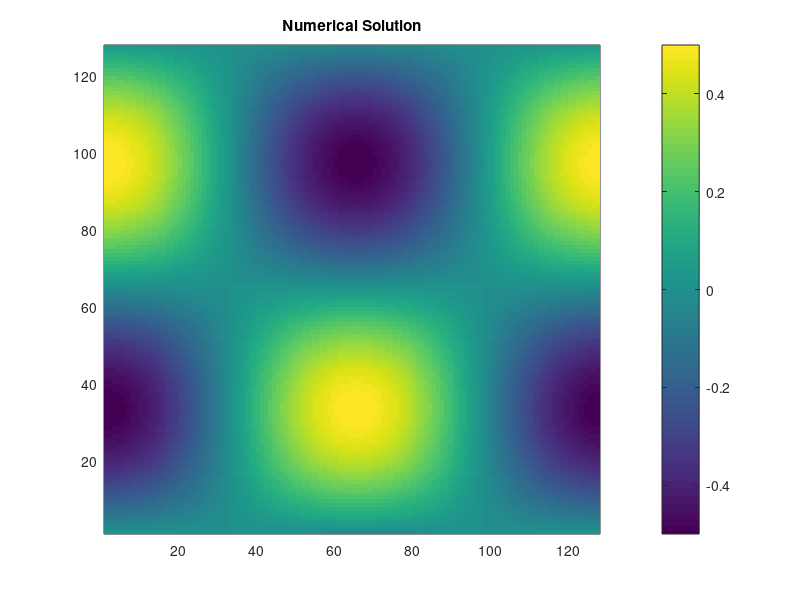
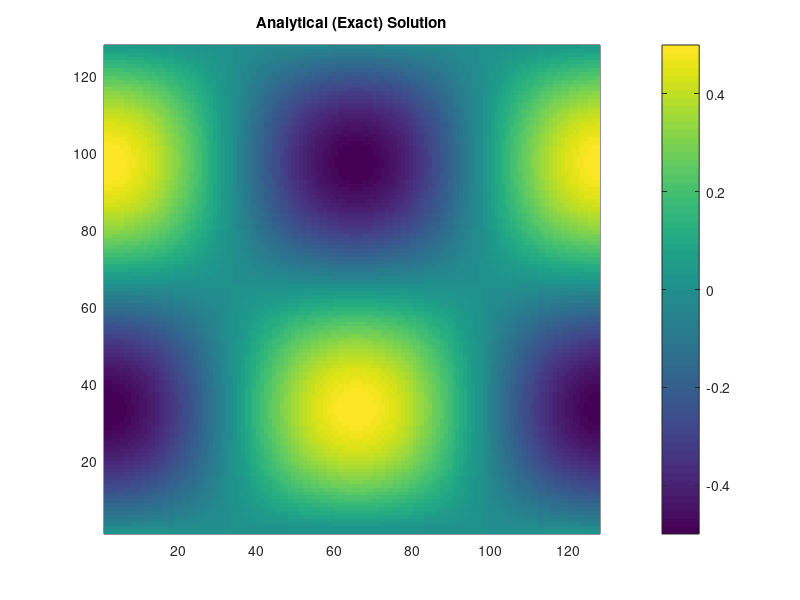
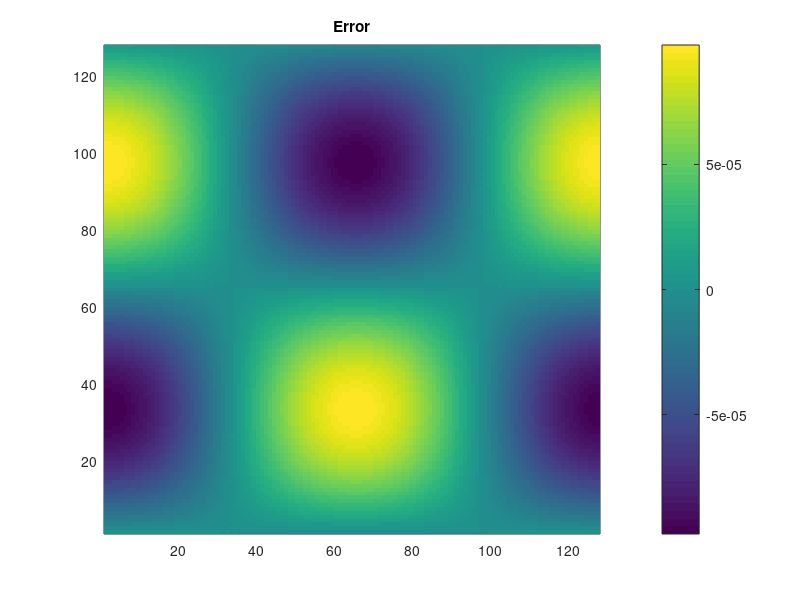

MATLAB code for these plots, in order:
clear all;
close all;
clc;

dat_num = load('sol_num.dat');

dat_ref = load('sol_ref.dat');

h = pcolor(dat_num);
set(h, 'EdgeColor', 'none');
title("Numerical Solution");
colorbar
caxis([-.5 .5])
figure();

h = pcolor(dat_ref);
set(h, 'EdgeColor', 'none');
colorbar
caxis([-.5 .5])
title("Analytical (Exact) Solution");

figure();

h= pcolor(dat_num - dat_ref);
set(h, 'EdgeColor', 'none');
colorbar
%caxis([-.5 .5])
title("Error");